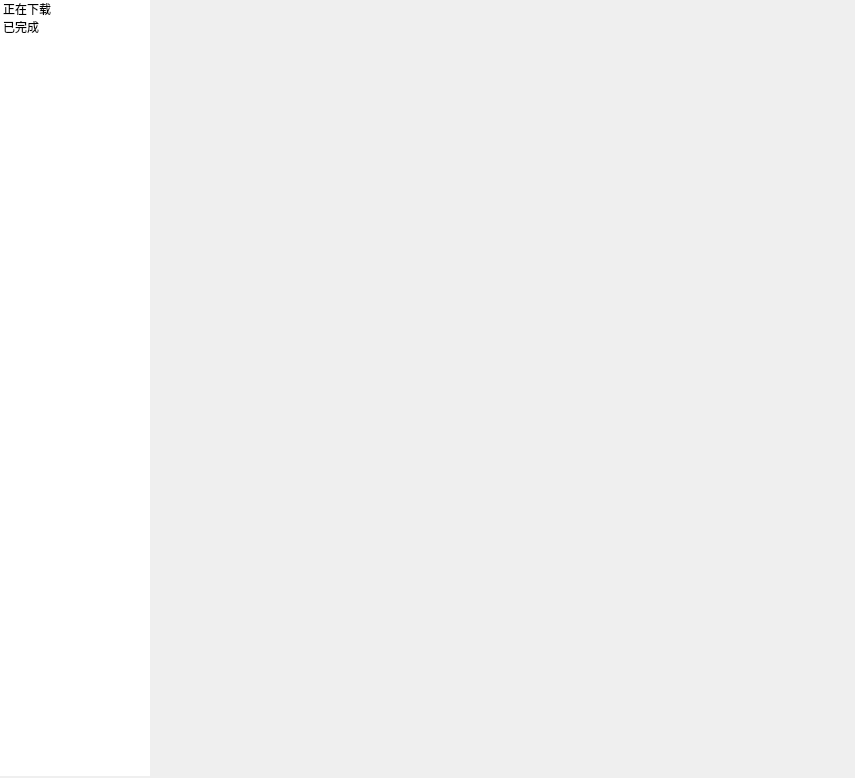
<?xml version="1.0" encoding="UTF-8"?>
<ui version="4.0">
 <class>progressDialog</class>
 <widget class="QWidget" name="progressDialog">
  <property name="geometry">
   <rect>
    <x>0</x>
    <y>0</y>
    <width>855</width>
    <height>778</height>
   </rect>
  </property>
  <property name="windowTitle">
   <string>Form</string>
  </property>
  <property name="styleSheet">
   <string notr="true"/>
  </property>
  <layout class="QGridLayout" name="gridLayout_2">
   <property name="leftMargin">
    <number>0</number>
   </property>
   <property name="topMargin">
    <number>0</number>
   </property>
   <property name="rightMargin">
    <number>2</number>
   </property>
   <property name="bottomMargin">
    <number>2</number>
   </property>
   <property name="spacing">
    <number>0</number>
   </property>
   <item row="0" column="2">
    <widget class="QStackedWidget" name="stackedWidget">
     <widget class="QWidget" name="page_3"/>
     <widget class="QWidget" name="downloading">
      <layout class="QGridLayout" name="gridLayout_6">
       <property name="leftMargin">
        <number>0</number>
       </property>
       <property name="topMargin">
        <number>0</number>
       </property>
       <property name="rightMargin">
        <number>0</number>
       </property>
       <property name="bottomMargin">
        <number>0</number>
       </property>
       <property name="spacing">
        <number>2</number>
       </property>
       <item row="0" column="0">
        <widget class="QFrame" name="proframe">
         <property name="minimumSize">
          <size>
           <width>0</width>
           <height>50</height>
          </size>
         </property>
         <property name="maximumSize">
          <size>
           <width>16777215</width>
           <height>50</height>
          </size>
         </property>
         <property name="styleSheet">
          <string notr="true">background-color: rgba(227, 230, 232, 0.775);
border-width: 1px;
    border-style: solid;
    border-radius: 4px;
	border-color: rgb(230, 230, 230);</string>
         </property>
         <property name="midLineWidth">
          <number>0</number>
         </property>
         <layout class="QHBoxLayout" name="horizontalLayout">
          <property name="spacing">
           <number>2</number>
          </property>
          <property name="leftMargin">
           <number>2</number>
          </property>
          <property name="topMargin">
           <number>2</number>
          </property>
          <property name="rightMargin">
           <number>2</number>
          </property>
          <property name="bottomMargin">
           <number>2</number>
          </property>
          <item>
           <widget class="QLabel" name="label">
            <property name="text">
             <string>下载总进度：</string>
            </property>
           </widget>
          </item>
          <item>
           <widget class="QProgressBar" name="progressBar">
            <property name="value">
             <number>24</number>
            </property>
            <property name="alignment">
             <set>Qt::AlignCenter</set>
            </property>
            <property name="textVisible">
             <bool>true</bool>
            </property>
            <property name="orientation">
             <enum>Qt::Horizontal</enum>
            </property>
            <property name="invertedAppearance">
             <bool>false</bool>
            </property>
            <property name="textDirection">
             <enum>QProgressBar::TopToBottom</enum>
            </property>
            <property name="format">
             <string>%p%</string>
            </property>
           </widget>
          </item>
          <item>
           <widget class="PushButton" name="PushButton_3">
            <property name="minimumSize">
             <size>
              <width>80</width>
              <height>35</height>
             </size>
            </property>
            <property name="maximumSize">
             <size>
              <width>80</width>
              <height>35</height>
             </size>
            </property>
            <property name="text">
             <string>全部开始</string>
            </property>
           </widget>
          </item>
          <item>
           <widget class="PushButton" name="PushButton_2">
            <property name="minimumSize">
             <size>
              <width>80</width>
              <height>35</height>
             </size>
            </property>
            <property name="maximumSize">
             <size>
              <width>80</width>
              <height>35</height>
             </size>
            </property>
            <property name="text">
             <string>全部暂停</string>
            </property>
           </widget>
          </item>
          <item>
           <widget class="PushButton" name="PushButton">
            <property name="minimumSize">
             <size>
              <width>80</width>
              <height>35</height>
             </size>
            </property>
            <property name="maximumSize">
             <size>
              <width>80</width>
              <height>35</height>
             </size>
            </property>
            <property name="layoutDirection">
             <enum>Qt::LeftToRight</enum>
            </property>
            <property name="text">
             <string>全部取消</string>
            </property>
           </widget>
          </item>
         </layout>
        </widget>
       </item>
       <item row="1" column="0">
        <widget class="QWidget" name="widget_2" native="true">
         <layout class="QVBoxLayout" name="downloadLayout">
          <property name="leftMargin">
           <number>2</number>
          </property>
          <property name="topMargin">
           <number>2</number>
          </property>
          <property name="rightMargin">
           <number>2</number>
          </property>
          <property name="bottomMargin">
           <number>2</number>
          </property>
          <item>
           <spacer name="verticalSpacer">
            <property name="orientation">
             <enum>Qt::Vertical</enum>
            </property>
            <property name="sizeHint" stdset="0">
             <size>
              <width>20</width>
              <height>40</height>
             </size>
            </property>
           </spacer>
          </item>
         </layout>
        </widget>
       </item>
      </layout>
     </widget>
    </widget>
   </item>
   <item row="0" column="0">
    <widget class="QListWidget" name="listWidget">
     <property name="minimumSize">
      <size>
       <width>150</width>
       <height>0</height>
      </size>
     </property>
     <property name="maximumSize">
      <size>
       <width>150</width>
       <height>16777215</height>
      </size>
     </property>
     <property name="frameShape">
      <enum>QFrame::NoFrame</enum>
     </property>
     <item>
      <property name="text">
       <string>正在下载</string>
      </property>
     </item>
     <item>
      <property name="text">
       <string>已完成</string>
      </property>
     </item>
    </widget>
   </item>
  </layout>
 </widget>
 <customwidgets>
  <customwidget>
   <class>PushButton</class>
   <extends>QPushButton</extends>
   <header>qfluentwidgets</header>
  </customwidget>
 </customwidgets>
 <resources/>
 <connections/>
</ui>
